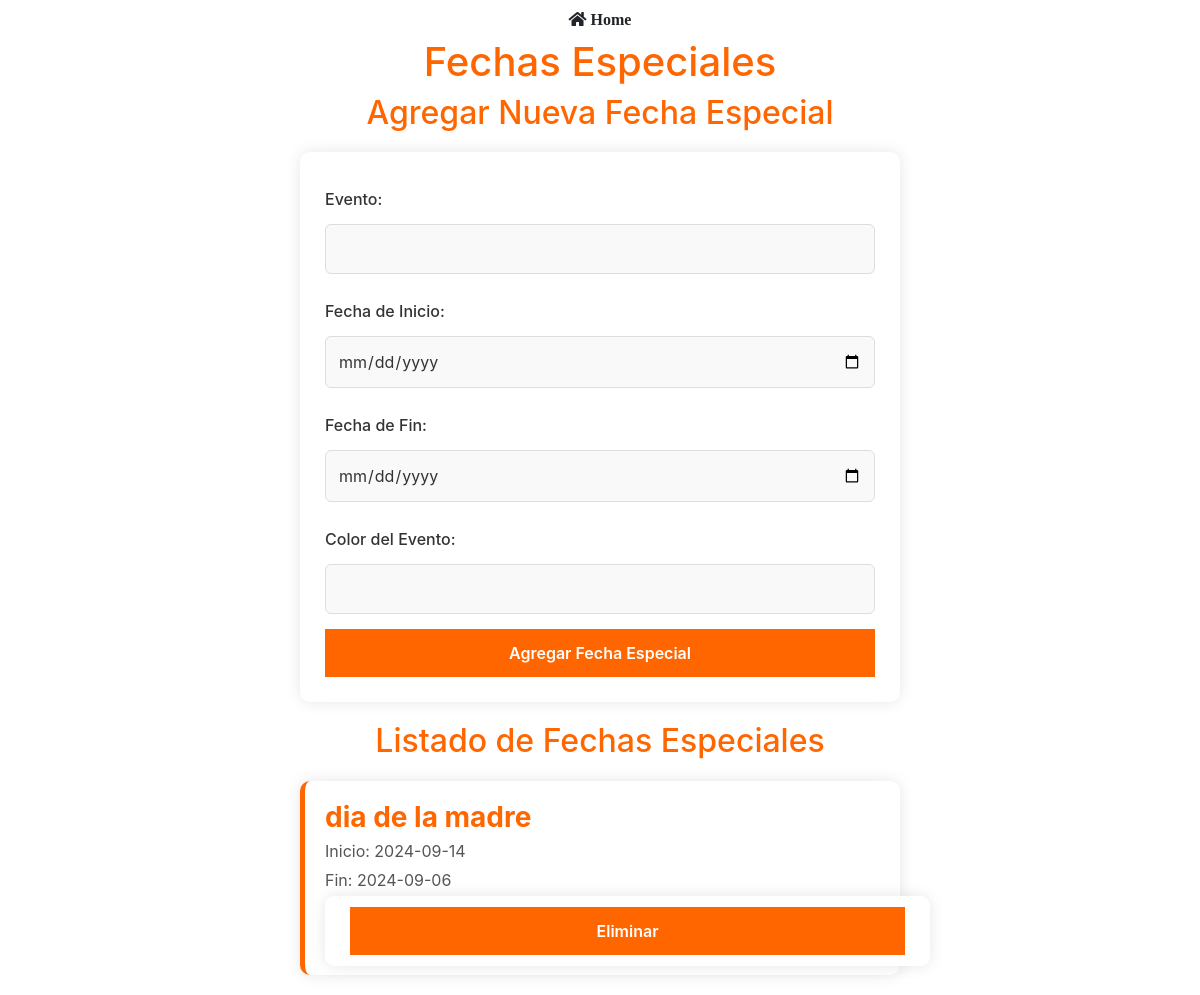
The app's page /facturacion/fechaEspecial.php, older data.
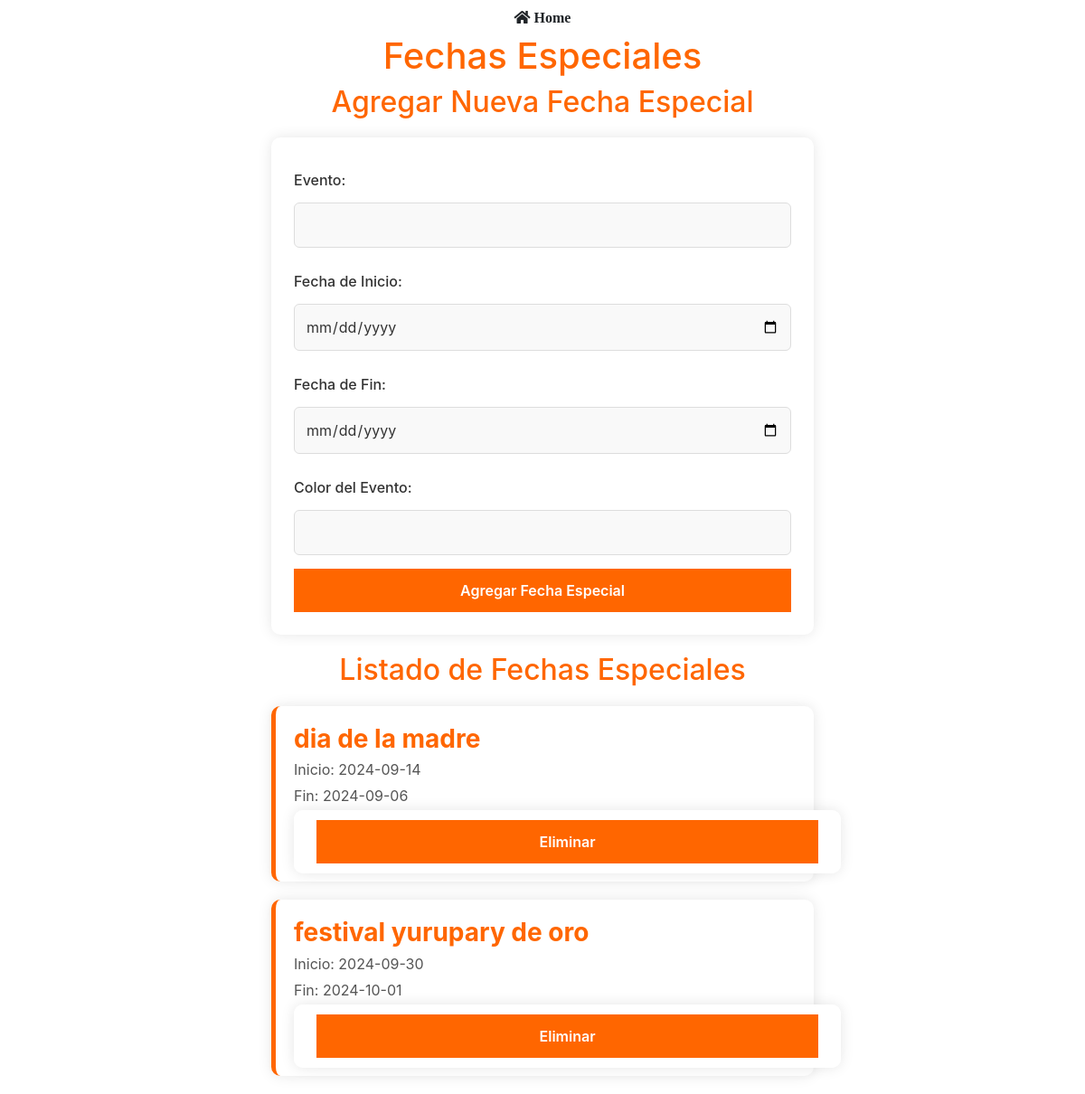
The same page, newer data.
### tables this page shows
CREATE TABLE `tb_fecha_especial` (
  `id` int NOT NULL AUTO_INCREMENT,
  `evento` varchar(255) NOT NULL,
  `fecha_inicio` date NOT NULL,
  `fecha_fin` date NOT NULL,
  `color_evento` varchar(255) DEFAULT NULL,
  PRIMARY KEY (`id`)
);

### facturacion/modeloFechaEspe.php (called while the page is built, shortened)
<?php
class FechaEspecial {
    private static $db;
    public static function setDb($database) {
        self::$db = $database;
    }
    public static function obtenerFechas() {
        $sql = "SELECT id, evento, fecha_inicio, fecha_fin, color_evento FROM tb_fecha_especial";
        $result = self::$db->query($sql);
        return $result;
    }
}
?>

### facturacion/fechaEspecial.php (the view, shortened to what this page needs)
<?php
require_once 'modeloFechaEspe.php';
$fechas = FechaEspecial::obtenerFechas();
?>
<!DOCTYPE html>
<html lang="es">
<head>
    <link href="../css/fechas_espe.css" rel="stylesheet">
    <link href="https://stackpath.bootstrapcdn.com/bootstrap/4.4.1/css/bootstrap.min.css" rel="stylesheet">
    <link href="https://cdnjs.cloudflare.com/ajax/libs/font-awesome/5.10.0/css/all.min.css" rel="stylesheet">
</head>
<body>
<center><a href="../admi/ctroBar.php?seccion=homeAdmi" class="btn btn-home"><i class="fas fa-home"> Home</i></a></center>
    <h1>Fechas Especiales</h1>
    <h2>Agregar Nueva Fecha Especial</h2>
    <form action="controlFechas.php" method="post">
        <label for="evento">Evento:</label>
        <input type="text" name="evento" required>
        <label for="fecha_inicio">Fecha de Inicio:</label>
        <input type="date" name="fecha_inicio" required>
        <label for="fecha_fin">Fecha de Fin:</label>
        <input type="date" name="fecha_fin" required>
        <label for="color_evento">Color del Evento:</label>
        <input type="text" name="color_evento" required>
        <button type="submit" name="accion" value="agregar">Agregar Fecha Especial</button>
    </form>
    <h2>Listado de Fechas Especiales</h2>
    <?php if ($fechas->num_rows > 0): ?>
        <?php while ($fecha = $fechas->fetch_assoc()): ?>
            <div class="fecha" style="border-color: <?php echo htmlspecialchars($fecha['color_evento']); ?>;">
                <h3><?php echo htmlspecialchars($fecha['evento']); ?></h3>
                <p>Inicio: <?php echo htmlspecialchars($fecha['fecha_inicio']); ?></p>
                <p>Fin: <?php echo htmlspecialchars($fecha['fecha_fin']); ?></p>
                <div class="acciones">
                    <form action="controlFechas.php" method="post">
                        <button type="submit" name="accion" value="eliminar">Eliminar</button>
                    </form>
                </div>
            </div>
        <?php endwhile; ?>
    <?php else: ?>
        <center><p>No hay fechas especiales registradas.</p></center>
    <?php endif; ?>
</body>
</html>

### css/fechas_espe.css (style rules this page uses)
body { font-family: Arial, sans-serif; background-color: #f7f7f7; margin: 0; padding: 0; color: #333; }
h1, h2 { color: #ff6600; text-align: center; margin-top: 20px; font-weight: 700; }
form { max-width: 600px; margin: 20px auto; padding: 25px; background-color: #ffffff; border-radius: 10px; box-shadow: 0 0 15px rgba(0, 0, 0, 0.1); }
label { display: block; margin: 10px 0 5px; color: #333; font-weight: 500; }
input[type="text"], input[type="date"], button { width: 100%; padding: 12px; margin: 5px 0 15px; border: 1px solid #ddd; border-radius: 6px; box-sizing: border-box; font-size: 16px; background-color: #f9f9f9; color: #333; }
button { background-color: #ff6600; color: white; border: none; cursor: pointer; font-size: 18px; font-weight: 600; border-radius: 6px; transition: background-color 0.3s ease; }
.fecha { max-width: 600px; margin: 20px auto; padding: 20px; background-color: #ffffff; border-radius: 10px; box-shadow: 0 0 15px rgba(0, 0, 0, 0.1); border-left: 5px solid #ff6600; }
.fecha h3 { margin: 0; color: #ff6600; font-weight: 700; }
.fecha p { margin: 5px 0; color: #555; }
.acciones { margin-top: 15px; }
.acciones form { display: inline; }

Row changes from the older to the newer data that the page shows:
added tb_fecha_especial: evento "festival yurupary de oro", fecha_inicio "2024-09-30", fecha_fin "2024-10-01"
